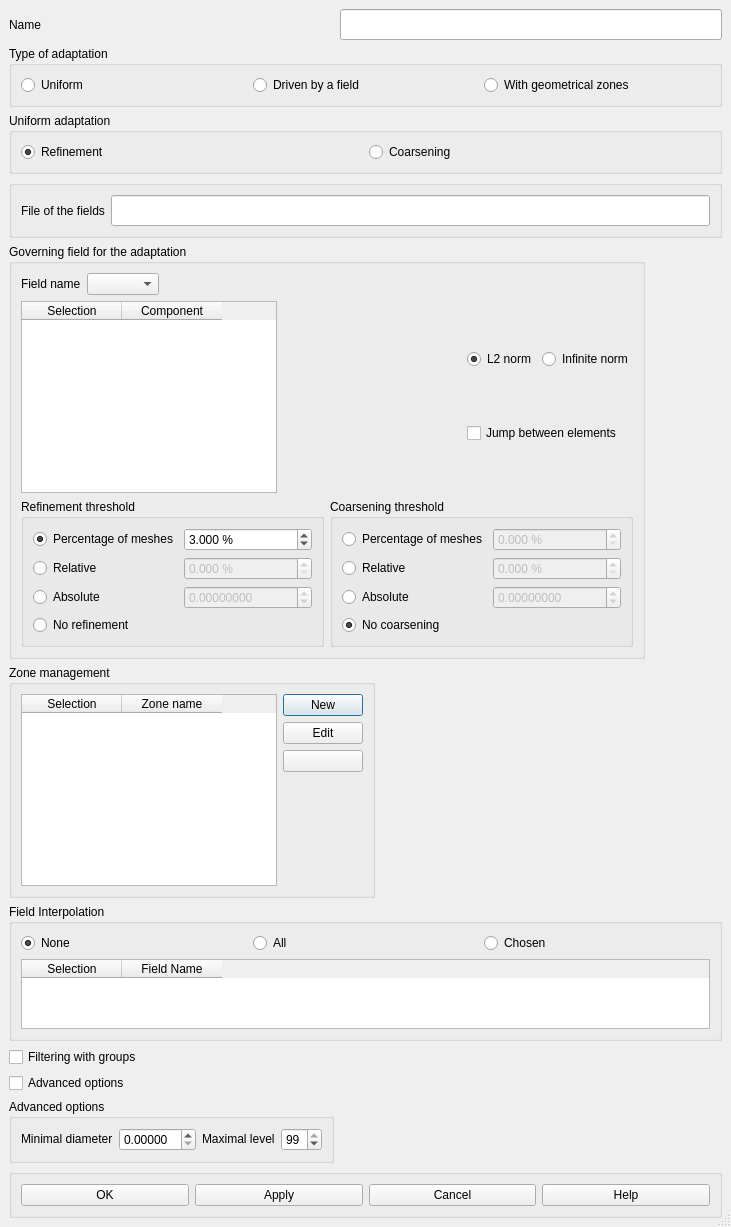
<ui version="4.0" >
 <class>CreateHypothesis</class>
 <widget class="QDialog" name="CreateHypothesis" >
  <property name="geometry" >
   <rect>
    <x>0</x>
    <y>0</y>
    <width>717</width>
    <height>1166</height>
   </rect>
  </property>
  <property name="sizePolicy" >
   <sizepolicy>
    <hsizetype>0</hsizetype>
    <vsizetype>0</vsizetype>
    <horstretch>0</horstretch>
    <verstretch>0</verstretch>
   </sizepolicy>
  </property>
  <property name="windowTitle" >
   <string>Create an hypothesis</string>
  </property>
  <property name="autoFillBackground" >
   <bool>true</bool>
  </property>
  <property name="sizeGripEnabled" >
   <bool>true</bool>
  </property>
  <layout class="QGridLayout" >
   <property name="margin" >
    <number>9</number>
   </property>
   <property name="spacing" >
    <number>6</number>
   </property>
   <item row="0" column="0" >
    <widget class="QLabel" name="Name" >
     <property name="text" >
      <string>Name</string>
     </property>
    </widget>
   </item>
   <item row="0" column="1" >
    <widget class="QLineEdit" name="LEHypothesisName" >
     <property name="minimumSize" >
      <size>
       <width>382</width>
       <height>31</height>
      </size>
     </property>
     <property name="maxLength" >
      <number>32</number>
     </property>
    </widget>
   </item>
   <item row="1" column="0" colspan="2" >
    <widget class="QGroupBox" name="GBTypeAdaptation" >
     <property name="title" >
      <string>Type of adaptation</string>
     </property>
     <layout class="QHBoxLayout" >
      <property name="margin" >
       <number>9</number>
      </property>
      <property name="spacing" >
       <number>6</number>
      </property>
      <item>
       <widget class="QRadioButton" name="RBUniforme" >
        <property name="text" >
         <string>Uniform</string>
        </property>
        <property name="checkable" >
         <bool>true</bool>
        </property>
       </widget>
      </item>
      <item>
       <widget class="QRadioButton" name="RBChamp" >
        <property name="text" >
         <string>Driven by a field</string>
        </property>
       </widget>
      </item>
      <item>
       <widget class="QRadioButton" name="RBZone" >
        <property name="text" >
         <string>With geometrical zones</string>
        </property>
       </widget>
      </item>
     </layout>
    </widget>
   </item>
   <item row="2" column="0" colspan="2" >
    <widget class="QGroupBox" name="GBUniform" >
     <property name="title" >
      <string>Uniform adaptation</string>
     </property>
     <layout class="QGridLayout" >
      <property name="margin" >
       <number>9</number>
      </property>
      <property name="spacing" >
       <number>6</number>
      </property>
      <item row="0" column="1" >
       <widget class="QRadioButton" name="RBUniDera" >
        <property name="text" >
         <string>Coarsening</string>
        </property>
       </widget>
      </item>
      <item row="0" column="0" >
       <widget class="QRadioButton" name="RBUniRaff" >
        <property name="text" >
         <string>Refinement</string>
        </property>
        <property name="checked" >
         <bool>true</bool>
        </property>
       </widget>
      </item>
     </layout>
    </widget>
   </item>
   <item row="3" column="0" colspan="2" >
    <widget class="QGroupBox" name="GBFieldFile" >
     <property name="title" >
      <string/>
     </property>
     <layout class="QGridLayout" >
      <property name="margin" >
       <number>9</number>
      </property>
      <property name="spacing" >
       <number>6</number>
      </property>
      <item row="0" column="0" >
       <widget class="QLabel" name="FieldFile" >
        <property name="text" >
         <string>File of the fields</string>
        </property>
       </widget>
      </item>
      <item row="0" column="1" >
       <widget class="QLineEdit" name="LEFieldFile" >
        <property name="minimumSize" >
         <size>
          <width>282</width>
          <height>31</height>
         </size>
        </property>
       </widget>
      </item>
     </layout>
    </widget>
   </item>
   <item row="4" column="0" colspan="2" >
    <widget class="QGroupBox" name="GBFieldManagement" >
     <property name="sizePolicy" >
      <sizepolicy>
       <hsizetype>0</hsizetype>
       <vsizetype>0</vsizetype>
       <horstretch>0</horstretch>
       <verstretch>0</verstretch>
      </sizepolicy>
     </property>
     <property name="title" >
      <string>Governing field for the adaptation</string>
     </property>
     <layout class="QGridLayout" >
      <property name="margin" >
       <number>9</number>
      </property>
      <property name="spacing" >
       <number>6</number>
      </property>
      <item row="0" column="0" >
       <layout class="QHBoxLayout" >
        <property name="margin" >
         <number>0</number>
        </property>
        <property name="spacing" >
         <number>6</number>
        </property>
        <item>
         <widget class="QLabel" name="FieldName" >
          <property name="text" >
           <string>Field name</string>
          </property>
         </widget>
        </item>
        <item>
         <widget class="QComboBox" name="CBFieldName" >
          <property name="sizePolicy" >
           <sizepolicy>
            <hsizetype>0</hsizetype>
            <vsizetype>0</vsizetype>
            <horstretch>0</horstretch>
            <verstretch>0</verstretch>
           </sizepolicy>
          </property>
          <property name="editable" >
           <bool>false</bool>
          </property>
          <property name="sizeAdjustPolicy" >
           <enum>QComboBox::AdjustToContents</enum>
          </property>
         </widget>
        </item>
        <item>
         <spacer>
          <property name="orientation" >
           <enum>Qt::Horizontal</enum>
          </property>
          <property name="sizeHint" >
           <size>
            <width>48</width>
            <height>20</height>
           </size>
          </property>
         </spacer>
        </item>
       </layout>
      </item>
      <item row="1" column="0" >
       <layout class="QHBoxLayout" >
        <property name="margin" >
         <number>0</number>
        </property>
        <property name="spacing" >
         <number>6</number>
        </property>
        <item>
         <widget class="QTableWidget" name="TWCMP" >
          <property name="editTriggers" >
           <set>QAbstractItemView::AnyKeyPressed|QAbstractItemView::DoubleClicked|QAbstractItemView::EditKeyPressed|QAbstractItemView::NoEditTriggers|QAbstractItemView::SelectedClicked</set>
          </property>
          <property name="showGrid" >
           <bool>true</bool>
          </property>
          <property name="rowCount" >
           <number>0</number>
          </property>
          <property name="columnCount" >
           <number>2</number>
          </property>
          <column>
           <property name="text" >
            <string>Selection</string>
           </property>
          </column>
          <column>
           <property name="text" >
            <string>Component</string>
           </property>
          </column>
         </widget>
        </item>
        <item>
         <spacer>
          <property name="orientation" >
           <enum>Qt::Horizontal</enum>
          </property>
          <property name="sizeHint" >
           <size>
            <width>60</width>
            <height>20</height>
           </size>
          </property>
         </spacer>
        </item>
        <item>
         <layout class="QVBoxLayout" >
          <property name="margin" >
           <number>0</number>
          </property>
          <property name="spacing" >
           <number>6</number>
          </property>
          <item>
           <layout class="QHBoxLayout" >
            <property name="margin" >
             <number>0</number>
            </property>
            <property name="spacing" >
             <number>6</number>
            </property>
            <item>
             <widget class="QRadioButton" name="RBL2" >
              <property name="text" >
               <string>L2 norm</string>
              </property>
              <property name="checked" >
               <bool>true</bool>
              </property>
             </widget>
            </item>
            <item>
             <widget class="QRadioButton" name="RBInf" >
              <property name="text" >
               <string>Infinite norm</string>
              </property>
              <property name="checked" >
               <bool>false</bool>
              </property>
             </widget>
            </item>
           </layout>
          </item>
          <item>
           <widget class="QCheckBox" name="CBJump" >
            <property name="text" >
             <string>Jump between elements</string>
            </property>
           </widget>
          </item>
         </layout>
        </item>
       </layout>
      </item>
      <item row="2" column="0" >
       <layout class="QHBoxLayout" >
        <property name="margin" >
         <number>0</number>
        </property>
        <property name="spacing" >
         <number>6</number>
        </property>
        <item>
         <widget class="QGroupBox" name="GBRefinementThresholds" >
          <property name="sizePolicy" >
           <sizepolicy>
            <hsizetype>0</hsizetype>
            <vsizetype>0</vsizetype>
            <horstretch>0</horstretch>
            <verstretch>0</verstretch>
           </sizepolicy>
          </property>
          <property name="title" >
           <string>Refinement threshold</string>
          </property>
          <layout class="QGridLayout" >
           <property name="margin" >
            <number>9</number>
           </property>
           <property name="spacing" >
            <number>6</number>
           </property>
           <item row="0" column="0" >
            <widget class="QRadioButton" name="RBRPE" >
             <property name="text" >
              <string>Percentage of meshes</string>
             </property>
             <property name="checkable" >
              <bool>true</bool>
             </property>
             <property name="checked" >
              <bool>true</bool>
             </property>
            </widget>
           </item>
           <item row="0" column="1" >
            <widget class="QDoubleSpinBox" name="SpinBox_RPE" >
             <property name="suffix" >
              <string> %</string>
             </property>
             <property name="decimals" >
              <number>3</number>
             </property>
             <property name="maximum" >
              <double>100.000000000000000</double>
             </property>
             <property name="singleStep" >
              <double>0.100000000000000</double>
             </property>
             <property name="value" >
              <double>3.000000000000000</double>
             </property>
            </widget>
           </item>
           <item row="1" column="0" >
            <widget class="QRadioButton" name="RBRRel" >
             <property name="text" >
              <string>Relative</string>
             </property>
            </widget>
           </item>
           <item row="1" column="1" >
            <widget class="QDoubleSpinBox" name="SpinBox_RRel" >
             <property name="enabled" >
              <bool>false</bool>
             </property>
             <property name="suffix" >
              <string> %</string>
             </property>
             <property name="decimals" >
              <number>3</number>
             </property>
             <property name="maximum" >
              <double>100.000000000000000</double>
             </property>
             <property name="singleStep" >
              <double>0.100000000000000</double>
             </property>
            </widget>
           </item>
           <item row="2" column="0" >
            <widget class="QRadioButton" name="RBRAbs" >
             <property name="text" >
              <string>Absolute</string>
             </property>
            </widget>
           </item>
           <item row="2" column="1" >
            <widget class="QDoubleSpinBox" name="SpinBox_RAbs" >
             <property name="enabled" >
              <bool>false</bool>
             </property>
             <property name="decimals" >
              <number>8</number>
             </property>
             <property name="maximum" >
              <double>1000000000000.000000000000000</double>
             </property>
             <property name="minimum" >
              <double>-1000000000000.000000000000000</double>
             </property>
             <property name="singleStep" >
              <double>0.100000000000000</double>
             </property>
            </widget>
           </item>
           <item row="3" column="0" >
            <widget class="QRadioButton" name="RBRNo" >
             <property name="text" >
              <string>No refinement</string>
             </property>
            </widget>
           </item>
          </layout>
         </widget>
        </item>
        <item>
         <widget class="QGroupBox" name="GBCoarseningThresholds" >
          <property name="title" >
           <string>Coarsening threshold</string>
          </property>
          <layout class="QGridLayout" >
           <property name="margin" >
            <number>9</number>
           </property>
           <property name="spacing" >
            <number>6</number>
           </property>
           <item row="0" column="0" >
            <widget class="QRadioButton" name="RBCPE" >
             <property name="text" >
              <string>Percentage of meshes</string>
             </property>
             <property name="checkable" >
              <bool>true</bool>
             </property>
             <property name="checked" >
              <bool>false</bool>
             </property>
            </widget>
           </item>
           <item row="0" column="1" >
            <widget class="QDoubleSpinBox" name="SpinBox_CPE" >
             <property name="enabled" >
              <bool>false</bool>
             </property>
             <property name="suffix" >
              <string> %</string>
             </property>
             <property name="decimals" >
              <number>3</number>
             </property>
             <property name="maximum" >
              <double>100.000000000000000</double>
             </property>
             <property name="singleStep" >
              <double>0.100000000000000</double>
             </property>
            </widget>
           </item>
           <item row="1" column="0" >
            <widget class="QRadioButton" name="RBCRel" >
             <property name="text" >
              <string>Relative</string>
             </property>
            </widget>
           </item>
           <item row="1" column="1" >
            <widget class="QDoubleSpinBox" name="SpinBox_CRel" >
             <property name="enabled" >
              <bool>false</bool>
             </property>
             <property name="suffix" >
              <string> %</string>
             </property>
             <property name="decimals" >
              <number>3</number>
             </property>
             <property name="maximum" >
              <double>100.000000000000000</double>
             </property>
             <property name="singleStep" >
              <double>0.100000000000000</double>
             </property>
            </widget>
           </item>
           <item row="2" column="0" >
            <widget class="QRadioButton" name="RBCAbs" >
             <property name="text" >
              <string>Absolute</string>
             </property>
            </widget>
           </item>
           <item row="2" column="1" >
            <widget class="QDoubleSpinBox" name="SpinBox_CAbs" >
             <property name="enabled" >
              <bool>false</bool>
             </property>
             <property name="decimals" >
              <number>8</number>
             </property>
             <property name="maximum" >
              <double>1000000000000.000000000000000</double>
             </property>
             <property name="minimum" >
              <double>-1000000000000.000000000000000</double>
             </property>
             <property name="singleStep" >
              <double>0.100000000000000</double>
             </property>
            </widget>
           </item>
           <item row="3" column="0" >
            <widget class="QRadioButton" name="RBCNo" >
             <property name="text" >
              <string>No coarsening</string>
             </property>
             <property name="checked" >
              <bool>true</bool>
             </property>
            </widget>
           </item>
          </layout>
         </widget>
        </item>
       </layout>
      </item>
     </layout>
    </widget>
   </item>
   <item row="5" column="0" colspan="2" >
    <widget class="QGroupBox" name="GBAreaManagement" >
     <property name="sizePolicy" >
      <sizepolicy>
       <hsizetype>0</hsizetype>
       <vsizetype>0</vsizetype>
       <horstretch>0</horstretch>
       <verstretch>0</verstretch>
      </sizepolicy>
     </property>
     <property name="title" >
      <string>Zone management</string>
     </property>
     <layout class="QGridLayout" >
      <property name="margin" >
       <number>9</number>
      </property>
      <property name="spacing" >
       <number>6</number>
      </property>
      <item row="0" column="0" >
       <widget class="QTableWidget" name="TWZone" >
        <property name="editTriggers" >
         <set>QAbstractItemView::AnyKeyPressed|QAbstractItemView::DoubleClicked|QAbstractItemView::EditKeyPressed|QAbstractItemView::NoEditTriggers|QAbstractItemView::SelectedClicked</set>
        </property>
        <property name="showGrid" >
         <bool>true</bool>
        </property>
        <property name="rowCount" >
         <number>0</number>
        </property>
        <property name="columnCount" >
         <number>2</number>
        </property>
        <column>
         <property name="text" >
          <string>Selection</string>
         </property>
        </column>
        <column>
         <property name="text" >
          <string>Zone name</string>
         </property>
        </column>
       </widget>
      </item>
      <item row="0" column="1" >
       <layout class="QVBoxLayout" >
        <property name="margin" >
         <number>0</number>
        </property>
        <property name="spacing" >
         <number>6</number>
        </property>
        <item>
         <layout class="QVBoxLayout" >
          <property name="margin" >
           <number>0</number>
          </property>
          <property name="spacing" >
           <number>6</number>
          </property>
          <item>
           <widget class="QPushButton" name="PBZoneNew" >
            <property name="text" >
             <string>New</string>
            </property>
           </widget>
          </item>
          <item>
           <widget class="QPushButton" name="PBZoneEdit" >
            <property name="text" >
             <string>Edit</string>
            </property>
           </widget>
          </item>
          <item>
           <widget class="QPushButton" name="PBZoneDelete" >
            <property name="text" >
             <string/>
            </property>
           </widget>
          </item>
         </layout>
        </item>
        <item>
         <spacer>
          <property name="orientation" >
           <enum>Qt::Vertical</enum>
          </property>
          <property name="sizeHint" >
           <size>
            <width>20</width>
            <height>48</height>
           </size>
          </property>
         </spacer>
        </item>
       </layout>
      </item>
     </layout>
    </widget>
   </item>
   <item row="6" column="0" colspan="2" >
    <widget class="QGroupBox" name="GBField" >
     <property name="title" >
      <string>Field Interpolation</string>
     </property>
     <layout class="QGridLayout" >
      <property name="margin" >
       <number>9</number>
      </property>
      <property name="spacing" >
       <number>6</number>
      </property>
      <item row="0" column="0" >
       <layout class="QGridLayout" >
        <property name="margin" >
         <number>0</number>
        </property>
        <property name="spacing" >
         <number>6</number>
        </property>
        <item row="0" column="0" >
         <widget class="QRadioButton" name="RBFieldNo" >
          <property name="text" >
           <string>None</string>
          </property>
          <property name="checked" >
           <bool>true</bool>
          </property>
         </widget>
        </item>
        <item row="0" column="1" >
         <widget class="QRadioButton" name="RBFieldAll" >
          <property name="text" >
           <string>All</string>
          </property>
          <property name="checked" >
           <bool>false</bool>
          </property>
         </widget>
        </item>
        <item row="0" column="2" >
         <widget class="QRadioButton" name="RBFieldChosen" >
          <property name="text" >
           <string>Chosen</string>
          </property>
          <property name="checked" >
           <bool>false</bool>
          </property>
         </widget>
        </item>
       </layout>
      </item>
      <item row="1" column="0" >
       <widget class="QTableWidget" name="TWField" >
        <column>
         <property name="text" >
          <string>Selection</string>
         </property>
        </column>
        <column>
         <property name="text" >
          <string>Field Name</string>
         </property>
        </column>
       </widget>
      </item>
     </layout>
    </widget>
   </item>
   <item row="7" column="0" colspan="2" >
    <widget class="QCheckBox" name="CBGroupe" >
     <property name="text" >
      <string>Filtering with groups</string>
     </property>
    </widget>
   </item>
   <item row="8" column="0" >
     <widget class="QCheckBox" name="CBAdvanced" >
       <property name="text" >
         <string>Advanced options</string>
       </property>
     </widget>
   </item>
   <item row="9" column="0" >
     <widget class="QGroupBox" name="GBAdvancedOptions" >
       <property name="title" >
         <string>Advanced options</string>
       </property>
       <layout class="QGridLayout" >
         <property name="margin" >
           <number>9</number>
         </property>
         <property name="spacing" >
           <number>6</number>
         </property>
         <item row="0" column="2" >
           <spacer>
             <property name="orientation" >
               <enum>Qt::Horizontal</enum>
             </property>
             <property name="sizeHint" >
               <size>
                 <width>40</width>
                 <height>20</height>
               </size>
             </property>
           </spacer>
         </item>
         <item row="0" column="0" >
           <widget class="QLabel" name="TLMinimalDiameter" >
             <property name="sizePolicy" >
               <sizepolicy>
                 <hsizetype>0</hsizetype>
                 <vsizetype>0</vsizetype>
                 <horstretch>0</horstretch>
                 <verstretch>0</verstretch>
               </sizepolicy>
             </property>
             <property name="text" >
               <string>Minimal diameter</string>
             </property>
             <property name="wordWrap" >
               <bool>false</bool>
             </property>
           </widget>
         </item>
         <item row="0" column="4" >
           <widget class="QSpinBox" name="spinBoxNivMax" >
             <property name="value" >
               <number>99</number>
             </property>
           </widget>
         </item>
         <item row="0" column="1" >
           <widget class="QDoubleSpinBox" name="doubleSpinBoxDiamMin" >
             <property name="decimals" >
               <number>5</number>
             </property>
           </widget>
         </item>
         <item row="0" column="3" >
           <widget class="QLabel" name="TLMaximalLevel" >
             <property name="sizePolicy" >
               <sizepolicy>
                 <hsizetype>0</hsizetype>
                 <vsizetype>0</vsizetype>
                 <horstretch>0</horstretch>
                 <verstretch>0</verstretch>
               </sizepolicy>
             </property>
             <property name="text" >
               <string>Maximal level</string>
             </property>
             <property name="wordWrap" >
               <bool>false</bool>
             </property>
           </widget>
         </item>
       </layout>
     </widget>
   </item>
   <item row="10" column="0" colspan="2" >
     <widget class="QGroupBox" name="GBButtons" >
       <property name="title" >
         <string/>
       </property>
       <layout class="QGridLayout" >
         <property name="margin" >
           <number>9</number>
         </property>
         <property name="spacing" >
           <number>6</number>
         </property>
         <item row="0" column="0" >
           <widget class="QPushButton" name="buttonOk" >
             <property name="text" >
               <string>OK</string>
             </property>
           </widget>
         </item>
         <item row="0" column="1" >
           <widget class="QPushButton" name="buttonApply" >
             <property name="text" >
               <string>Apply</string>
             </property>
           </widget>
         </item>
         <item row="0" column="2" >
           <widget class="QPushButton" name="buttonCancel" >
             <property name="text" >
               <string>Cancel</string>
             </property>
           </widget>
         </item>
         <item row="0" column="3" >
           <widget class="QPushButton" name="buttonHelp" >
             <property name="text" >
               <string>Help</string>
             </property>
           </widget>
         </item>
       </layout>
     </widget>
   </item>
  </layout>
 </widget>
 <resources/>
 <connections/>
</ui>
